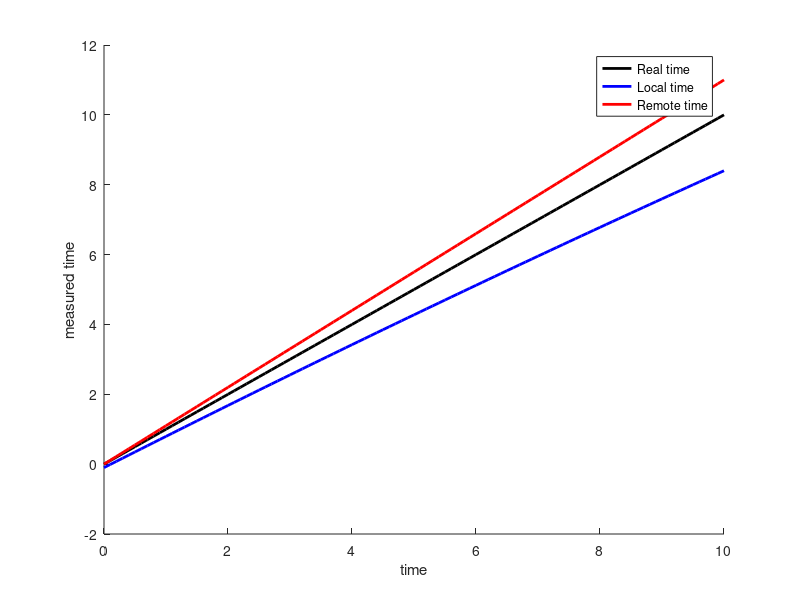

Write the MATLAB code that produced this figure. (Note: this script raises an error after producing the figure.)
close all;

%% example of drifting clocks compared to ideal clock
T=0:0.1:10;
Tlocal=0*abs(rand(size(T)))*0.8+T*0.9-0.005*T.*T-0.1;
Tremote=0*abs(rand(size(T)))*0.9+T*1.1;
figure(1);
hold on;
plot(T,T,'-k','LineWidth',2);
plot(T,Tlocal,'-b','LineWidth',2);
plot(T,Tremote,'-r','LineWidth',2);
hold off;
legend('Real time','Local time','Remote time');
xlabel('time');
ylabel('measured time');
ax = gca;
ax.XAxisLocation = 'origin';
ax.YAxisLocation = 'origin';

%% example of jumping offset
T1=[0,1,2,3,6,11];
Off=[0,1,-2,-1,-2,-2];
figure();
stairs(T1,Off,'-.ob');
axis([0 10 -3 3]);
xlabel('time');
ylabel('clock offset');
ax = gca;
ax.XAxisLocation = 'origin';
ax.YAxisLocation = 'origin';

% offset applied to function:
T2=0:0.01:10;
Off2=interp1(T1,Off,T2,'previous');
Discontinuities=find(diff(Off2));
Off2(Discontinuities)=NaN;
figure();
plot(T2,Off2+T2,'-','LineWidth',2);
axis([0 10 -1 9]);
xlabel('time');
ylabel('adjusted time');
ax = gca;
ax.XAxisLocation = 'origin';
ax.YAxisLocation = 'origin';

%% smoothed offset (computed manually from previous data)
T3=[0,1,2,5,6,8,12];
Off3=[0,0,0.5,-1,-1,-2,-2];

% supersample Off3
T4=0:0.1:10;
Off4=interp1(T3,Off3,T4);
figure();
stairs(T1,Off,'-.ob');
hold on;
plot(T4,Off4,'-m','LineWidth',2);
hold off;
axis([0 10 -3 1.5]);
xlabel('time');
ylabel('clock offset');
legend('offset','smoothed offset');
ax = gca;
ax.XAxisLocation = 'origin';
ax.YAxisLocation = 'origin';

figure();
plot(T4,Off4+T4,'LineWidth',2);
axis([0 10 -1 9]);
xlabel('time');
ylabel('adjusted time');
ax = gca;
ax.XAxisLocation = 'origin';
ax.YAxisLocation = 'origin';
